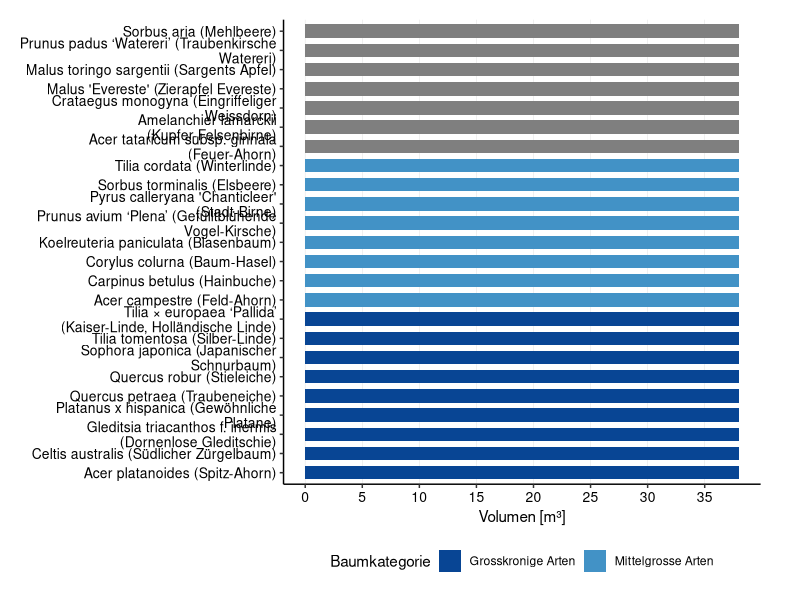
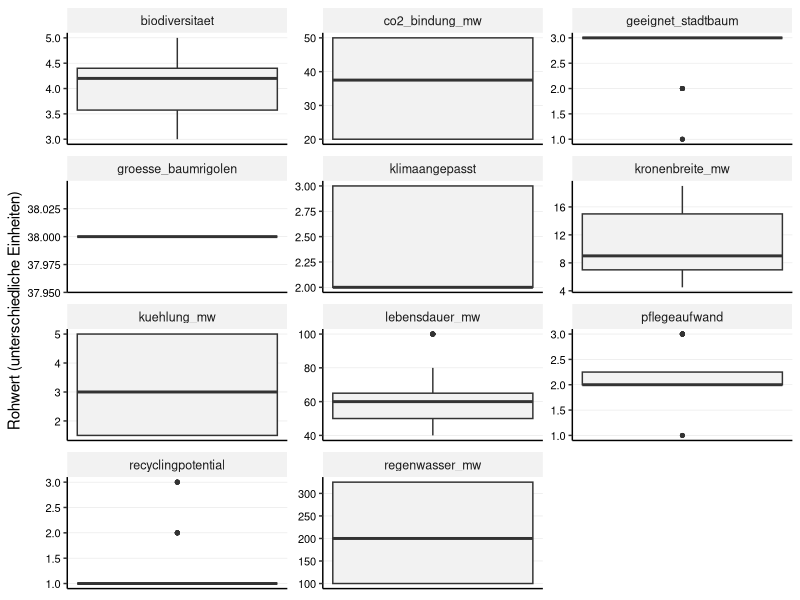
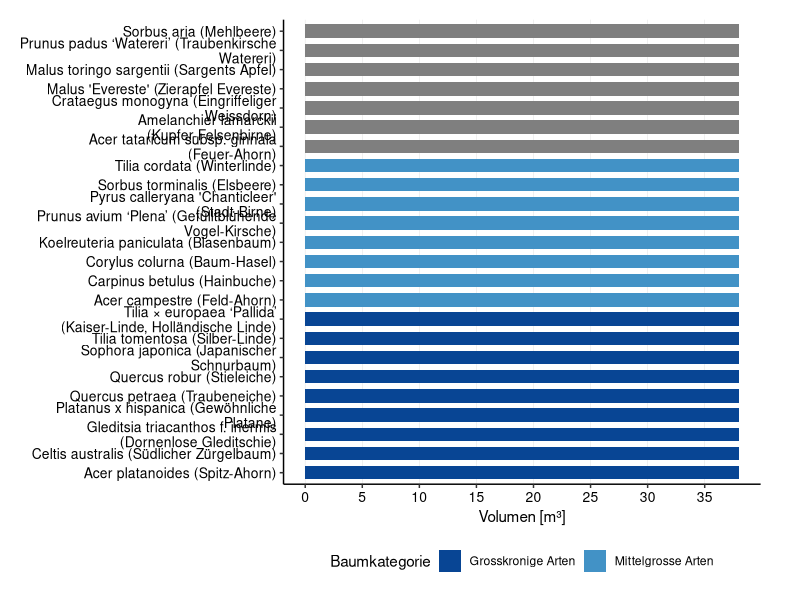

These figures' R source, in order: (Note: this script raises an error after producing the figures.)
## ---- chunk 1

library(tidyverse)
library(readr)
library(ggplot2)
library(forcats)
library(tidytext)
library(patchwork)

## ---- chunk 2

## 1. Daten Importieren

# Liest die Rohdaten für die Bäume ein
df_baeume_raw <- read_delim(
  "01_data_input/Baeume_tidy.csv", 
  delim = ";"
)

# Liest die Gewichtungen ein (jetzt mit "baeume" im Variablennamen)
weights_baeume_s0_raw <- read_delim(
  "01_data_input/Baeume_Gewichtung_Szenario0.csv", 
  delim = ";"
)
weights_baeume_s1_raw <- read_delim(
  "01_data_input/Baeume_Gewichtung_Szenario1.csv",
  delim = ";"
)
weights_baeume_s2_raw <- read_delim(
  "01_data_input/Baeume_Gewichtung_Szenario2.csv",
  delim = ";"
)
weights_baeume_s3_raw <- read_delim(
  "01_data_input/Baeume_Gewichtung_Szenario3.csv",
  delim = ";"
)
## ---- chunk 3
#| include: false
# --- PRÜFUNG BLOCK 1 (Bäume) ---

print("--- 1. Check: Spaltennamen Bäume (Sind alle Spaltennamen da?) ---")
colnames(df_baeume_raw)

print("--- 2. Check: Gewichtung S0 (Wurden Spalten getrennt?) ---")
head(weights_baeume_s0_raw) 

print("--- 3. Check: Gewichtung S3 (Zur Sicherheit) ---")
head(weights_baeume_s3_raw)

## ---- chunk 4
# A. Bereinigung der Rohdaten
df_baeume <- df_baeume_raw %>%
  select(baumkategorie, baumart, everything()) 

# B. Bereinigung der Gewichtungen (ALLE SZENARIEN)
# Wir fügen den Roh-Dateien die Szenario-Namen hinzu
df_weights_s0 <- weights_baeume_s0_raw %>%
  mutate(szenario = "Szenario 0: Baseline (IST)")
df_weights_s1 <- weights_baeume_s1_raw %>%
  mutate(szenario = "Szenario 1: Forschungsfokus")
df_weights_s2 <- weights_baeume_s2_raw %>%
  mutate(szenario = "Szenario 2: Radikale Vermeidung")
df_weights_s3 <- weights_baeume_s3_raw %>%
  mutate(szenario = "Szenario 3: Radikaler Lebenszyklus")

# Jetzt binden wir sie zu einer finalen Gewichtungs-Tabelle zusammen
df_weights <- bind_rows(df_weights_s0, df_weights_s1, df_weights_s2, df_weights_s3) %>%
  # Berechne das Gesamtgewicht (gewicht) aus den Rohspalten,
  mutate(
    gewicht = group_weight * within_group_weight
  ) %>%
   # umbenennen für den Join
  rename(
    bewertungskategorie = criterion_id
  ) %>%
  # Auswählen der Spalten, die der Rest des Skripts braucht
  select(szenario, bewertungskategorie, gewicht, group_id)

## ---- chunk 5
#| include: false
# --- PRÜFUNG BLOCK 2 ---
print("--- Check: Stimmen Kriterien überein? ---")
kriterien_gewichte <- unique(df_weights$bewertungskategorie)
spalten_baeume <- colnames(df_baeume)
missing <- setdiff(kriterien_gewichte, spalten_baeume)

if(length(missing) > 0) {
  print("ACHTUNG! Folgende Kriterien fehlen:")
  print(missing)
} else {
  print("ERFOLG: Alle Gewichtungs-Kriterien sind in den Baum-Daten vorhanden!")
}

## ---- chunk 6
# 3.1 Wide-to-Long
df_baeume_long <- df_baeume %>%
  pivot_longer(
    cols = where(is.numeric), 
    names_to = "bewertungskategorie", 
    values_to = "wert"
  )

# 3.2 JOIN mit Gewichtung
# WICHTIG: Wir nutzen left_join. 
df_baeume_joined <- df_baeume_long %>%
  left_join(df_weights, by = "bewertungskategorie", relationship = "many-to-many")

## ---- chunk 7
#| include: false
# --- PRÜFUNG BLOCK 3 (Bäume) ---

# Sicherheits-Check im Skript:
# Bei Bäumen erwarten wir eigentlich für ALLE Kriterien ein Gewicht (anders als bei Belägen mit den Info-Kosten).
if(any(is.na(df_baeume_joined$gewicht))) {
  warning("ACHTUNG: Einige Baum-Kriterien haben kein Gewicht gefunden! Bitte prüfen.")
}

print("--- Check 1: Dimensionen (Sollte riesig sein) ---")
# Erwartung: Anzahl Bäume (25) * Kriterien (ca. 11) * Szenarien (4)
dim(df_baeume_joined)

print("--- Check 2: Gibt es Kriterien ohne Gewicht? ---")
# Hier sollte im Idealfall eine leere Tabelle oder "0" kommen.
# Falls hier was steht, stimmen die Namen in der CSV nicht überein.
df_baeume_joined %>% 
  filter(is.na(gewicht)) %>% 
  select(bewertungskategorie) %>% 
  distinct()

print("--- Check 3: Stichprobe (Eiche in S2) ---")
# Zeig mir, ob die Gewichtung für Szenario 2 (Umwelt) bei CO2 hoch ist
df_baeume_joined %>%
  filter(baumart == "Quercus petraea (Traubeneiche)", szenario == "Szenario 2: Radikale Vermeidung") %>%
  filter(bewertungskategorie == "co2_bindung") %>%
  select(szenario, bewertungskategorie, wert, gewicht)
  
## ---- chunk 8
#| label: fig-baeume-analysis
#| fig.width: 10
#| fig.height: 16
#| out.width: "100%"
#| warning: false

# -------------------------------------------------------
# TEIL 1: Boxplot der Rohwerte (Überblick)  (Scientific Style)
# -------------------------------------------------------
# Hinweis: Da die Einheiten gemischt sind, nutzen wir facet_wrap mit freien Skalen.
plot_rohwerte_baeume <- ggplot(df_baeume_joined, aes(y = wert)) +
  geom_boxplot(fill = "grey95", width = 0.5, outlier.size = 1) +
  
  # Facetten für jedes Kriterium
  facet_wrap(~bewertungskategorie, scales = "free", ncol = 3) +
  
  labs(
    title = NULL, # Titel kommt in Word
    subtitle = NULL,
    x = NULL,
    y = "Rohwert (unterschiedliche Einheiten)"
  ) +
  
  theme_classic(base_size = 11) +
  
  theme(
    # Nur horizontale Gitterlinien (y) sind wichtig zum Ablesen der Werte
    panel.grid.major.y = element_line(color = "grey90", linewidth = 0.2),
    panel.grid.major.x = element_blank(),
    
    # Facetten-Label
    strip.background = element_rect(fill = "grey95", color = NA),
    strip.text = element_text(face = "plain", size = 9),
    
    # Y-Achse (Werte) MUSS sichtbar sein:
    axis.text.y = element_text(size = 8, color = "black"), 
    
    # X-Achse (unten) kann leer sein:
    axis.text.x = element_blank(),
    axis.ticks.x = element_blank()
  )

# print(plot_rohwerte_baeume)

## ---- chunk 9
#| include: false
# Speicher des Plots
ggsave("02_export/plots/check_01_rohwerte_verteilung_baeume.png", 
       plot = plot_rohwerte_baeume, width = 10, height = 8, dpi = 300)

## ---- chunk 10
#| label: fig-baeume-scientific-clean
#| fig.width: 12
#| fig.height: 10
#| out.width: "100%"
#| warning: false

## 4. Explorative Datenanalyse (Scientific Style - Clean)

library(patchwork)

# -------------------------------------------------------
# DATEN VORBEREITEN (Gemeinsame Basis)
# -------------------------------------------------------

levels_kategorie <- c("Grosskronige Arten", "Mittelgrosse Arten", "Kleine Arten")

colors_baeume <- c(
  "Grosskronige Arten" = "#084594", 
  "Mittelgrosse Arten" = "#4292c6", 
  "Kleine Arten" = "#9ecae1"
)

# -------------------------------------------------------
# TEIL 1: RAUMBEDARF (Horizontal & Lesbar)
# -------------------------------------------------------

# 1. Daten filtern & Bereinigen (bleibt gleich)
df_raum <- df_baeume_joined %>%
  filter(bewertungskategorie == "groesse_baumrigolen") %>%
  mutate(wert = as.numeric(wert)) %>%
  distinct(baumart, wert, baumkategorie) %>%
  mutate(baumkategorie = fct_relevel(baumkategorie, levels_kategorie)) %>%
  arrange(baumkategorie, baumart) %>%
  mutate(baumart_sortiert = factor(baumart, levels = unique(baumart)))

# 2. Plot erstellen
plot_raum <- ggplot(df_raum, 
       aes(x = baumart_sortiert, y = wert, fill = baumkategorie)) +
  
  geom_col(width = 0.7) +
  
  # HIER DIE ÄNDERUNG: Diagramm drehen
  coord_flip() +
  
  scale_fill_manual(values = colors_baeume) +
  
  # Text darf jetzt breiter laufen (da horizontal)
  scale_x_discrete(labels = function(x) stringr::str_wrap(x, width = 40)) +
  
  # Skala feinrastern
  scale_y_continuous(breaks = seq(0, 100, 5)) +
  
  labs(
    title = NULL,
    subtitle = NULL,
    x = NULL,
    y = "Volumen [m\u00B3]",
    fill = "Baumkategorie"
  ) +
  
  theme_classic(base_size = 11) +
  
  theme(
    legend.position = "bottom",
    plot.title = element_text(face = "plain", size = 12, hjust = 0),
    
    # WICHTIG: Gitterlinien tauschen! 
    # Durch coord_flip() ist die x-Achse jetzt optisch die vertikale Linie.
    # Wir brauchen aber Gitterlinien für die Werte (jetzt horizontal unten), also panel.grid.major.x
    panel.grid.major.x = element_line(color = "grey90", linewidth = 0.2),
    panel.grid.major.y = element_blank(),
    
    # Achsenbeschriftung: Gerade stellen (kein Winkel mehr nötig)
    axis.text.y = element_text(size = 10, color = "black"), # Baumnamen
    axis.text.x = element_text(size = 10, color = "black"), # Werte
    
    plot.margin = margin(t = 5, r = 10, b = 5, l = 5, unit = "mm")
  )

 print(plot_raum)
## ---- chunk 11
#| include: false
# Speichern: 
# Breite normal (10-12), aber HÖHE (height) gross genug machen für die Liste!
ggsave("02_export/plots/Abb_Baeume_Raumbedarf_clean.png", 
       plot = plot_raum, width = 10, height = 10, dpi = 300)
## ---- chunk 12
# -------------------------------------------------------
# TEIL 2: ÖKOLOGISCHE LEISTUNG (Gedreht & Optimiert)
# -------------------------------------------------------

# 1. Daten filtern (bleibt gleich)
df_leistung <- df_baeume_joined %>%
  filter(bewertungskategorie %in% c("co2_bindung", "kuehlung", "regenwasser")) %>%
  mutate(wert = as.numeric(wert)) %>%
  distinct(baumart, bewertungskategorie, wert, baumkategorie) %>%
  mutate(facet_label = case_when(
    bewertungskategorie == "co2_bindung" ~ "CO\u2082-Bindung [kg/a]",
    bewertungskategorie == "kuehlung" ~ "Kühlleistung [\u00B0C]", 
    bewertungskategorie == "regenwasser" ~ "Regenwasser [l/Tag]"
  )) %>%
  mutate(facet_label = fct_relevel(facet_label, 
                                   "CO\u2082-Bindung [kg/a]", 
                                   "Kühlleistung [\u00B0C]", 
                                   "Regenwasser [l/Tag]")) %>%
  mutate(baumkategorie = fct_relevel(baumkategorie, levels_kategorie)) %>%
  arrange(baumkategorie, baumart) %>%
  mutate(baumart_sortiert = factor(baumart, levels = unique(baumart)))

# 2. Plot erstellen
plot_leistung <- ggplot(df_leistung, 
       aes(x = baumart_sortiert, y = wert, fill = baumkategorie)) +
  
  geom_col(width = 0.7) +
  
  # HIER DIE WICHTIGSTE ÄNDERUNG: Drehen!
  coord_flip() +
  
  # Facetten nebeneinander (ncol = 3) statt untereinander, 
  # damit man die Baumnamen nur EINMAL links hat (besserer Vergleich)
  facet_wrap(~facet_label, ncol = 3, scales = "free_x") + 
  
  scale_fill_manual(values = colors_baeume) +
  
  scale_x_discrete(labels = function(x) stringr::str_wrap(x, width = 40)) +
  
  labs(
    title = NULL, 
    x = NULL,
    y = NULL, 
    fill = "Baumkategorie"
  ) +
  
  theme_classic(base_size = 11) +
  
  theme(
    legend.position = "bottom",
    plot.title = element_text(face = "plain", size = 12, hjust = 0),
    
    # Gitterlinien anpassen (jetzt vertikal wichtig)
    panel.grid.major.x = element_line(color = "grey90", linewidth = 0.2),
    panel.grid.major.y = element_blank(),
    
    strip.background = element_rect(fill = "grey95", color = NA),
    strip.text = element_text(face = "bold", size = 10, hjust = 0.5),
    
    # Achsenbeschriftung: Horizontal und lesbar
    axis.text.y = element_text(size = 9, color = "black"), # Baumnamen
    axis.text.x = element_text(size = 9, color = "black"), # Werte
    
    # Abstände zwischen den Facetten etwas erhöhen
    panel.spacing = unit(1, "cm"),
    
    plot.margin = margin(t = 5, r = 10, b = 10, l = 5, unit = "mm")
  )


print(plot_leistung)
## ---- chunk 13
#| include: false
# Speichern (Jetzt brauchen wir Höhe für die vielen Bäume und Breite für die 3 Spalten)
ggsave("02_export/plots/Abb_Baeume_Leistung_clean.png", 
       plot = plot_leistung, width = 14, height = 10, dpi = 300)

## ---- chunk 14
# 5.1 Definieren: Wo ist "weniger" besser?
kriterien_lower_is_better_baeume <- c(
  "pflegeaufwand",
  "groesse_baumrigolen"
)

# 5.2 Min-Max-Skalierung
# Wir normieren ALLES (auch ungewichtete Infos), damit wir sie plotten können.
# WICHTIG: Hier NICHT nach Gewicht filtern!
df_baeume_normalized <- df_baeume_joined %>%
  filter(!is.na(wert)) %>% # Nur Zeilen ohne Werte löschen 
  group_by(bewertungskategorie) %>%
  mutate(
    min_wert = min(wert, na.rm = TRUE),
    max_wert = max(wert, na.rm = TRUE),
    # Berechnung des Scores
    score_normiert = case_when(
      # Sonderfall: Wenn Min und Max gleich sind (alle gleich gut) -> Score 1
      (max_wert - min_wert) == 0 ~ 1,
      # Normale Skalierung (higher is better)
      !(bewertungskategorie %in% kriterien_lower_is_better_baeume) ~ (wert - min_wert) / (max_wert - min_wert),
      # Invertierte Skalierung (lower is better)
      bewertungskategorie %in% kriterien_lower_is_better_baeume ~ 1 - ((wert - min_wert) / (max_wert - min_wert))
    )
  ) %>%
  ungroup()

## ---- chunk 15
#| include: false
# --- PRÜFUNG BLOCK 5 ---

print("--- Check 1: Scores im Bereich 0-1? ---")
summary(df_baeume_normalized$score_normiert)

print("--- Check 2: Funktioniert 'Lower is better' (Baumrigolen)? ---")
# Wir vergleichen zwei Bäume: Einen mit kleiner Rigole (gut) und einen mit grosser (schlecht)
df_baeume_normalized %>%
  filter(bewertungskategorie == "groesse_baumrigolen") %>%
  select(baumart, wert, score_normiert) %>%
  arrange(wert) %>% # Sortiert nach Wert (kleinste Rigole oben)
  head(5)
## ---- chunk 16
#| label: fig-check-normierung-baeume
#| fig.width: 10
#| fig.height: 8
#| out.width: "100%"
#| warning: false

# Boxplot der normierten Scores (Scientific Style)
# Ziel: Überprüfen, ob die Min-Max-Skalierung funktioniert hat.
# Alle Boxplots müssen zwischen 0 und 1 liegen.

plot_normiert_baeume <- ggplot(df_baeume_normalized, aes(x = bewertungskategorie, y = score_normiert)) +
  geom_boxplot(fill = "grey90", width = 0.6, outlier.colour = "black", outlier.size = 1) +
  
  coord_flip() +
  
  # Fixe Skala 0-1 
  scale_y_continuous(limits = c(0, 1), expand = c(0, 0.05)) +
  
  labs(
    title = NULL,
    subtitle = NULL,
    x = NULL, # Kriterien-Namen stehen an der Achse
    y = "Normierter Score (0 = schlecht, 1 = ideal)"
  ) +
  
  theme_classic(base_size = 11) +
  
  theme(
    # Gitterlinien: Vertikal wichtig (um 0.5 etc. zu sehen), Horizontal weg
    panel.grid.major.x = element_line(color = "grey90", linewidth = 0.2),
    panel.grid.major.y = element_blank(),
    
    # Achsen-Texte
    axis.text.y = element_text(color = "black", size = 10), # Kriterien-Namen
    axis.text.x = element_text(color = "black", size = 10)  # Zahlen 0-1
  )


# print(plot_normiert_baeume)

## ---- chunk 17
#| include: false
ggsave("02_export/plots/check_02_normierte_scores_baeume.png", 
       plot = plot_normiert_baeume, width = 10, height = 7, dpi = 300)
## ---- chunk 18
# --- PRÜFUNG BLOCK 6 ---

print("--- Check: Liegen alle Scores zwischen 0 und 1? ---")
summary(df_baeume_normalized$score_normiert)
# Min muss >= 0.00 sein, Max <= 1.00

print("--- Check: Wurden Kriterien mit 'Lower is better' invertiert? ---")
# Wir prüfen Baumrigole: Kleiner Wert (6) sollte Score 1 sein (hatten wir oben schon, aber zur Sicherheit)
df_baeume_normalized %>%
  filter(bewertungskategorie == "groesse_baumrigolen") %>%
  group_by(wert) %>%
  summarise(mean_score = mean(score_normiert)) %>%
  arrange(wert) %>% # Kleinster Wert oben
  head(1)
## ---- chunk 19
# 7.1 Berechnung Score pro Kriterium
df_mca_calculated <- df_baeume_normalized %>%
  # HIER filtern wir alles raus, was kein Gewicht hat
  filter(!is.na(gewicht)) %>% 
  mutate(MCA_score_kriterium = score_normiert * gewicht)

# 7.2 Aggregation pro Szenario
# Wir summieren die Scores pro Baum und Szenario
df_mca_total <- df_mca_calculated %>%
  group_by(szenario, baumkategorie, baumart) %>%
  summarise(MCA_gesamtscore = sum(MCA_score_kriterium, na.rm = TRUE), .groups = 'drop') %>%
  # Sortierung: Erst nach Szenario, dann nach Punktzahl
  arrange(szenario, desc(MCA_gesamtscore)) 

# Anzeigen der Ergebnisse
print("--- MCA Gesamtergebnis (Auszug) ---")
print(df_mca_total, n = 20)

# 7.3 - Auswahl der "Top 3 Sieger"
# Ziel: Für jedes der 4 Szenarien die Top 3 Bäume aus dem Gesamtranking
N_BAEUME <- 3

df_sieger_baeume <- df_mca_total %>%
  group_by(szenario) %>%
  # Wählt die N besten Bäume innerhalb jedes Szenarios aus
  slice_max(MCA_gesamtscore, n = N_BAEUME) %>%
  ungroup() %>%
  # Ordnen für bessere Lesbarkeit
  arrange(szenario, desc(MCA_gesamtscore))

# Anzeigen der 12 Sieger-Bäume (4 Szenarien * 3 Bäume)
print(paste("--- Top", N_BAEUME, "Bäume pro Szenario (für Zeitstrahl-Analyse) ---"))
print(df_sieger_baeume)

## ---- chunk 20
#| include: false
# 7.4 Export der Tabellen
write_csv2(
  df_sieger_baeume, 
  file = "02_export/tables/mca_top3_baeume_pro_szenario.csv"
)
write_csv2(
  df_mca_total, 
  file = "02_export/tables/mca_rangliste_baeume_alle_szenarien.csv"
)
write_csv2(
  df_mca_calculated, 
  file = "02_export/tables/mca_details_berechnung_baeume.csv"
)

# --- PRÜFUNG BLOCK 7 ---

print("--- Check: Enthält die Berechnung noch Zeilen ohne Gewicht? ---")
# Sollte 0 Zeilen ergeben
df_mca_calculated %>% filter(is.na(gewicht)) %>% count()

print("--- Check: Plausibilität Ergebnisse (S0 Baseline) ---")
# Zeig mir die Top 3 von Szenario 0
df_sieger_baeume %>% 
  filter(szenario == "Szenario 0: Baseline (IST)") %>%
  select(baumart, MCA_gesamtscore)

## ---- chunk 21

# --- Datenaufbereitung für Stacked Plot (einmalig & aufgehübscht) ---
df_mca_groups_baeume_plot <- df_mca_calculated %>%
  group_by(szenario, baumkategorie, baumart, group_id) %>%
  summarise(gruppen_score = sum(MCA_score_kriterium, na.rm = TRUE), .groups = 'drop') %>%
  left_join(df_mca_total, by = c("szenario", "baumkategorie", "baumart")) %>%
  mutate(group_label_clean = case_when(
    group_id == "langlebigkeit" ~ "Langlebigkeit",
    group_id == "wirtschaftlichkeit" ~ "Wirtschaftlichkeit",
    group_id == "multifunktionale_nutzungsqualitaet" ~ "Multifunktionale Nutzungsqualität",
    group_id == "umweltwirkung" ~ "Umweltwirkung",
    group_id == "kreislauffaehigkeit" ~ "Kreislauffähigkeit",
    TRUE ~ group_id
  ))

# 1. Farben definieren (Einheitlich zur gesamten Arbeit)
colors_kategorie_baeume <- c(
  "Grosskronige Arten" = "#084594",  # Dunkelblau
  "Mittelgrosse Arten" = "#4292c6",  # Mittelblau
  "Kleine Arten" = "#9ecae1"         # Hellblau
)
# 2. Farben für Kriterien-Gruppen
colors_gruppen <- c(
  "Langlebigkeit" = "#08306b",                     # Dunkelstes Blau (Zeit)
  "Wirtschaftlichkeit" = "#2171b5",                # Dunkles Mittelblau (Geld)
  "Multifunktionale Nutzungsqualität" = "#4292c6", # Mittelblau
  "Umweltwirkung" = "#9ecae1",                     # Hellblau
  "Kreislauffähigkeit" = "#deebf7"                 # Sehr helles Blau/Grau
)
## ---- chunk 22
#| label: fig-mca-plots-baeume-s0
#| fig.width: 13
#| fig.height: 10
#| out.width: "95%"
#| dpi: 300

# --- Plot 1: Ranking (Szenario 0) ---
data_s0 <- df_mca_total %>% filter(szenario == "Szenario 0: Baseline (IST)")

plot_s0_rank <- ggplot(data_s0,
       aes(x = MCA_gesamtscore,
           y = fct_reorder(baumart, MCA_gesamtscore), 
           fill = baumkategorie)) + 
  geom_col(width = 0.7) +
  
  scale_x_continuous(limits = c(0, 1), expand = c(0, 0.05)) + 
  scale_y_discrete(labels = function(x) stringr::str_wrap(x, width = 40)) +
  scale_fill_manual(values = colors_kategorie_baeume) +
  
  labs(
    title = NULL, 
    x = "MCA Score (0-1)", 
    y = NULL, 
    fill = "Baumkategorie"
  ) +
  
  theme_classic(base_size = 11) + 
  
  theme(
    legend.position = "bottom",
    panel.grid.major.y = element_blank(),
    panel.grid.major.x = element_line(color = "grey90", linewidth = 0.2),
    axis.text = element_text(color = "black"),
    plot.margin = margin(t = 5, r = 10, b = 5, l = 5, unit = "mm")
  )

# print(plot_s0_rank, width = 10, height = 7)
## ---- chunk 23
#| include: false
ggsave("02_export/plots/mca_baeume_rank_s0.png",
       plot = plot_s0_rank, width = 10, height = 10, dpi = 300)
## ---- chunk 24
# --- Plot 2: Stacked Detail (Szenario 0) ---
data_s0_groups <- df_mca_groups_baeume_plot %>% filter(szenario == "Szenario 0: Baseline (IST)")

plot_s0_stack <- ggplot(data_s0_groups,
       aes(x = gruppen_score,
           y = fct_reorder(baumart, MCA_gesamtscore), 
           fill = group_label_clean)) + 
  geom_col(position = "stack", width = 0.7) +
  
  scale_x_continuous(limits = c(0, 1), expand = c(0, 0.05)) +
  scale_y_discrete(labels = function(x) stringr::str_wrap(x, width = 40)) +
  scale_fill_manual(values = colors_gruppen) +
  
  labs(
    title = NULL, 
    x = "Beitrag zum Score", 
    y = NULL, 
    fill = "Kriteriengruppe"
  ) +
  theme_classic(base_size = 11) + 
  theme(
    legend.position = "bottom",
    legend.text = element_text(size = 9),
    legend.box = "vertical",
    panel.grid.major.y = element_blank(),
    panel.grid.major.x = element_line(color = "grey90", linewidth = 0.2),
    axis.text = element_text(color = "black"),
    plot.margin = margin(t = 5, r = 10, b = 5, l = 5, unit = "mm")
  ) +
  guides(fill = guide_legend(nrow = 2, byrow = TRUE))

# print(plot_s0_stack)
## ---- chunk 25
#| include: false
ggsave("02_export/plots/mca_baeume_detail_s0.png",
       plot = plot_s0_stack, width = 10, height = 10, dpi = 300)
## ---- chunk 26
#| label: fig-mca-plots-baeume-s1
#| fig.width: 13
#| fig.height: 10
#| out.width: "95%"
#| dpi: 300

# --- Plot 1: Ranking (Szenario 1) ---
data_s1 <- df_mca_total %>% filter(szenario == "Szenario 1: Forschungsfokus")

plot_s1_rank <- ggplot(data_s1,
       aes(x = MCA_gesamtscore,
           y = fct_reorder(baumart, MCA_gesamtscore), 
           fill = baumkategorie)) + 
  geom_col(width = 0.7) +
  scale_x_continuous(limits = c(0, 1), expand = c(0, 0.05)) + 
  scale_y_discrete(labels = function(x) stringr::str_wrap(x, width = 40)) +
  scale_fill_manual(values = colors_kategorie_baeume) +
  labs(
    title = NULL,
    x = "MCA Score (0-1)",
    y = NULL,
    fill = "Baumkategorie"
  ) +
  theme_classic(base_size = 11) + 
  theme(
    legend.position = "bottom",
    panel.grid.major.y = element_blank(),
    panel.grid.major.x = element_line(color = "grey90", linewidth = 0.2),
    axis.text = element_text(color = "black"),
    plot.margin = margin(t = 5, r = 10, b = 5, l = 5, unit = "mm")
  )

print(plot_s1_rank)
ggsave("02_export/plots/mca_baeume_rank_s1.png",
      plot = plot_s1_rank, width = 10, height = 10, dpi = 300)

# --- Plot 2: Stacked Detail (Szenario 1) ---
data_s1_groups <- df_mca_groups_baeume_plot %>% filter(szenario == "Szenario 1: Forschungsfokus")

plot_s1_stack <- ggplot(data_s1_groups,
       aes(x = gruppen_score,
           y = fct_reorder(baumart, MCA_gesamtscore), 
           fill = group_label_clean)) + 
  geom_col(position = "stack", width = 0.7) +
  scale_x_continuous(limits = c(0, 1), expand = c(0, 0.05)) +
  scale_y_discrete(labels = function(x) stringr::str_wrap(x, width = 40)) +
  scale_fill_manual(values = colors_gruppen) +
  labs(
    title = NULL,
    x = "Beitrag zum Score",
    y = NULL,
    fill = "Kriteriengruppe"
  ) +
  theme_classic(base_size = 11) + 
  theme(
    legend.position = "bottom",
    legend.text = element_text(size = 9),
    legend.box = "vertical",
    panel.grid.major.y = element_blank(),
    panel.grid.major.x = element_line(color = "grey90", linewidth = 0.2),
    axis.text = element_text(color = "black"),
    plot.margin = margin(t = 5, r = 10, b = 5, l = 5, unit = "mm")
  ) +
  guides(fill = guide_legend(nrow = 2, byrow = TRUE))

# print(plot_s1_stack)
## ---- chunk 27
#| include: false
ggsave("02_export/plots/mca_baeume_detail_s1.png",
      plot = plot_s1_stack, width = 10, height = 10, dpi = 300)
## ---- chunk 28
#| label: fig-mca-plots-baeume-s2
#| fig.width: 13
#| fig.height: 10
#| out.width: "95%"
#| dpi: 300

# --- Plot 1: Ranking (Szenario 2) ---
data_s2 <- df_mca_total %>% filter(szenario == "Szenario 2: Radikale Vermeidung")

plot_s2_rank <- ggplot(data_s2,
       aes(x = MCA_gesamtscore,
           y = fct_reorder(baumart, MCA_gesamtscore), 
           fill = baumkategorie)) + 
  geom_col(width = 0.7) +
  scale_x_continuous(limits = c(0, 1), expand = c(0, 0.05)) + 
  scale_y_discrete(labels = function(x) stringr::str_wrap(x, width = 40)) +
  scale_fill_manual(values = colors_kategorie_baeume) +
  labs(
    title = NULL,
    x = "MCA Score (0-1)",
    y = NULL,
    fill = "Baumkategorie"
  ) +
  theme_classic(base_size = 11) + 
  theme(
    legend.position = "bottom",
    panel.grid.major.y = element_blank(),
    panel.grid.major.x = element_line(color = "grey90", linewidth = 0.2),
    axis.text = element_text(color = "black"),
    plot.margin = margin(t = 5, r = 10, b = 5, l = 5, unit = "mm")
  )

# print(plot_s2_rank)
## ---- chunk 29
#| include: false
ggsave("02_export/plots/mca_baeume_rank_s2.png",
       plot = plot_s2_rank, width = 10, height = 10, dpi = 300)
## ---- chunk 30
# --- Plot 2: Stacked Detail (Szenario 2) ---
data_s2_groups <- df_mca_groups_baeume_plot %>% filter(szenario == "Szenario 2: Radikale Vermeidung")

plot_s2_stack <- ggplot(data_s2_groups,
       aes(x = gruppen_score,
           y = fct_reorder(baumart, MCA_gesamtscore), 
           fill = group_label_clean)) + 
  geom_col(position = "stack", width = 0.7) +
  scale_x_continuous(limits = c(0, 1), expand = c(0, 0.05)) +
  scale_y_discrete(labels = function(x) stringr::str_wrap(x, width = 40)) +
  scale_fill_manual(values = colors_gruppen) +
  labs(
    title = NULL,
    x = "Beitrag zum Score",
    y = NULL,
    fill = "Kriteriengruppe"
  ) +
  theme_classic(base_size = 11) + 
  theme(
    legend.position = "bottom",
    legend.text = element_text(size = 9),
    legend.box = "vertical",
    panel.grid.major.y = element_blank(),
    panel.grid.major.x = element_line(color = "grey90", linewidth = 0.2),
    axis.text = element_text(color = "black"),
    plot.margin = margin(t = 5, r = 10, b = 5, l = 5, unit = "mm")
  ) +
  guides(fill = guide_legend(nrow = 2, byrow = TRUE))

# print(plot_s2_stack)
## ---- chunk 31
#| include: false
ggsave("02_export/plots/mca_baeume_detail_s2.png",
       plot = plot_s2_stack, width = 10, height = 10, dpi = 300)
## ---- chunk 32
#| label: fig-mca-plots-baeume-s3
#| fig.width: 13
#| fig.height: 10
#| out.width: "95%"
#| dpi: 300

# --- Plot 1: Ranking (Szenario 3) ---
data_s3 <- df_mca_total %>% filter(szenario == "Szenario 3: Radikaler Lebenszyklus")

plot_s3_rank <- ggplot(data_s3,
       aes(x = MCA_gesamtscore,
           y = fct_reorder(baumart, MCA_gesamtscore), 
           fill = baumkategorie)) + 
  geom_col(width = 0.7) +
  scale_x_continuous(limits = c(0, 1), expand = c(0, 0.05)) + 
  scale_y_discrete(labels = function(x) stringr::str_wrap(x, width = 40)) +
  scale_fill_manual(values = colors_kategorie_baeume) +
  labs(
    title = NULL,
    x = "MCA Score (0-1)",
    y = NULL,
    fill = "Baumkategorie"
  ) +
  theme_classic(base_size = 11) + 
  theme(
    legend.position = "bottom",
    panel.grid.major.y = element_blank(),
    panel.grid.major.x = element_line(color = "grey90", linewidth = 0.2),
    axis.text = element_text(color = "black"),
    plot.margin = margin(t = 5, r = 10, b = 5, l = 5, unit = "mm")
  )

print(plot_s3_rank)
ggsave("02_export/plots/mca_baeume_rank_s3.png",
       plot = plot_s3_rank, width = 10, height = 10, dpi = 300)


# --- Plot 2: Stacked Detail (Szenario 3) ---
data_s3_groups <- df_mca_groups_baeume_plot %>% filter(szenario == "Szenario 3: Radikaler Lebenszyklus")

plot_s3_stack <- ggplot(data_s3_groups,
       aes(x = gruppen_score,
           y = fct_reorder(baumart, MCA_gesamtscore), 
           fill = group_label_clean)) + 
  geom_col(position = "stack", width = 0.7) +
  scale_x_continuous(limits = c(0, 1), expand = c(0, 0.05)) +
  scale_y_discrete(labels = function(x) stringr::str_wrap(x, width = 40)) +
  scale_fill_manual(values = colors_gruppen) +
  labs(
    title = NULL,
    x = "Beitrag zum Score",
    y = NULL,
    fill = "Kriteriengruppe"
  ) +
  theme_classic(base_size = 11) + 
  theme(
    legend.position = "bottom",
    legend.text = element_text(size = 9),
    legend.box = "vertical",
    panel.grid.major.y = element_blank(),
    panel.grid.major.x = element_line(color = "grey90", linewidth = 0.2),
    axis.text = element_text(color = "black"),
    plot.margin = margin(t = 5, r = 10, b = 5, l = 5, unit = "mm")
  ) +
  guides(fill = guide_legend(nrow = 2, byrow = TRUE))

# print(plot_s3_stack)
## ---- chunk 33
#| include: false
ggsave("02_export/plots/mca_baeume_detail_s3.png",
       plot = plot_s3_stack, width = 10, height = 10, dpi = 300)
## ---- chunk 34
# --- PRÜFUNG BLOCK 8 (Bäume) ---

print("--- Check 1: Stimmt die Mathematik der Stacked Plots? ---")
# Wir summieren die Teile (Gruppen) und vergleichen sie mit dem Gesamtscore
check_summe_baeume <- df_mca_groups_baeume_plot %>%
  group_by(szenario, baumart) %>%
  summarise(
    summe_gruppen = sum(gruppen_score),
    original_total = mean(MCA_gesamtscore), # Sollte identisch sein
    .groups = "drop"
  ) %>%
  mutate(differenz = abs(summe_gruppen - original_total)) %>%
  arrange(desc(differenz))

# Zeig mir die grössten Abweichungen (Sollte 0 oder fast 0 sein, z.B. 1e-15)
print(head(check_summe_baeume))

print("--- Check 2: Sind alle 4 Szenarien in den Plot-Daten vorhanden? ---")
unique(df_mca_groups_baeume_plot$szenario)

print("--- Check 3: Top-Baum in Szenario 0 (Wer gewinnt?) ---")
df_mca_total %>% 
  filter(szenario == "Szenario 0: Baseline (IST)") %>% 
  slice_max(MCA_gesamtscore, n = 1) %>%
  select(baumart, MCA_gesamtscore)
